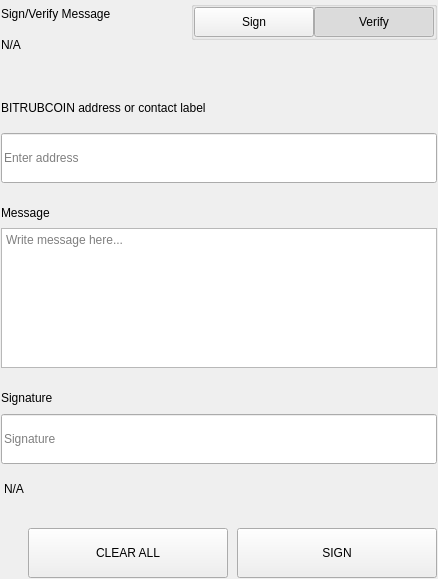
<?xml version="1.0" encoding="UTF-8"?>
<ui version="4.0">
 <class>SettingsSignMessageWidgets</class>
 <widget class="QWidget" name="SettingsSignMessageWidgets">
  <property name="geometry">
   <rect>
    <x>0</x>
    <y>0</y>
    <width>438</width>
    <height>579</height>
   </rect>
  </property>
  <property name="windowTitle">
   <string notr="true">N/A</string>
  </property>
  <layout class="QVBoxLayout" name="verticalLayout">
   <property name="spacing">
    <number>0</number>
   </property>
   <property name="leftMargin">
    <number>0</number>
   </property>
   <property name="topMargin">
    <number>0</number>
   </property>
   <property name="rightMargin">
    <number>0</number>
   </property>
   <property name="bottomMargin">
    <number>0</number>
   </property>
   <item>
    <widget class="QWidget" name="left" native="true">
     <layout class="QVBoxLayout" name="verticalLayout_3">
      <property name="leftMargin">
       <number>0</number>
      </property>
      <property name="topMargin">
       <number>0</number>
      </property>
      <property name="rightMargin">
       <number>0</number>
      </property>
      <property name="bottomMargin">
       <number>0</number>
      </property>
      <item>
       <widget class="QWidget" name="container_sign" native="true">
        <layout class="QVBoxLayout" name="verticalLayout_2">
         <property name="spacing">
          <number>0</number>
         </property>
         <property name="leftMargin">
          <number>1</number>
         </property>
         <property name="topMargin">
          <number>1</number>
         </property>
         <property name="rightMargin">
          <number>1</number>
         </property>
         <property name="bottomMargin">
          <number>1</number>
         </property>
         <item>
          <layout class="QHBoxLayout" name="horizontalLayout_3" stretch="3,1">
           <property name="spacing">
            <number>40</number>
           </property>
           <item>
            <layout class="QVBoxLayout" name="verticalLayoutTitle">
             <property name="spacing">
              <number>5</number>
             </property>
             <item>
              <widget class="QLabel" name="labelTitle">
               <property name="text">
                <string>Sign/Verify Message</string>
               </property>
              </widget>
             </item>
             <item>
              <widget class="QLabel" name="labelSubtitle1">
               <property name="text">
                <string notr="true">N/A</string>
               </property>
               <property name="wordWrap">
                <bool>true</bool>
               </property>
              </widget>
             </item>
            </layout>
           </item>
           <item alignment="Qt::AlignRight|Qt::AlignTop">
            <widget class="QWidget" name="containerSwitch" native="true">
             <property name="styleSheet">
              <string notr="true">#containerSwitch{
	padding-top:9px;
}</string>
             </property>
             <layout class="QVBoxLayout" name="verticalLayout_6">
              <property name="spacing">
               <number>4</number>
              </property>
              <property name="leftMargin">
               <number>0</number>
              </property>
              <property name="topMargin">
               <number>0</number>
              </property>
              <property name="rightMargin">
               <number>0</number>
              </property>
              <property name="bottomMargin">
               <number>0</number>
              </property>
              <item alignment="Qt::AlignRight">
               <widget class="QGroupBox" name="groupBox">
                <property name="sizePolicy">
                 <sizepolicy hsizetype="Fixed" vsizetype="Preferred">
                  <horstretch>0</horstretch>
                  <verstretch>0</verstretch>
                 </sizepolicy>
                </property>
                <property name="title">
                 <string/>
                </property>
                <property name="alignment">
                 <set>Qt::AlignRight|Qt::AlignTop|Qt::AlignTrailing</set>
                </property>
                <layout class="QHBoxLayout" name="horizontalLayout_4">
                 <property name="spacing">
                  <number>0</number>
                 </property>
                 <property name="leftMargin">
                  <number>0</number>
                 </property>
                 <property name="topMargin">
                  <number>0</number>
                 </property>
                 <property name="rightMargin">
                  <number>0</number>
                 </property>
                 <property name="bottomMargin">
                  <number>0</number>
                 </property>
                 <item>
                  <widget class="QPushButton" name="pushSign">
                   <property name="minimumSize">
                    <size>
                     <width>120</width>
                     <height>30</height>
                    </size>
                   </property>
                   <property name="maximumSize">
                    <size>
                     <width>120</width>
                     <height>30</height>
                    </size>
                   </property>
                   <property name="focusPolicy">
                    <enum>Qt::NoFocus</enum>
                   </property>
                   <property name="text">
                    <string>Sign</string>
                   </property>
                   <property name="checkable">
                    <bool>true</bool>
                   </property>
                   <property name="autoExclusive">
                    <bool>true</bool>
                   </property>
                  </widget>
                 </item>
                 <item>
                  <widget class="QPushButton" name="pushVerify">
                   <property name="minimumSize">
                    <size>
                     <width>120</width>
                     <height>30</height>
                    </size>
                   </property>
                   <property name="maximumSize">
                    <size>
                     <width>120</width>
                     <height>30</height>
                    </size>
                   </property>
                   <property name="focusPolicy">
                    <enum>Qt::NoFocus</enum>
                   </property>
                   <property name="text">
                    <string>Verify</string>
                   </property>
                   <property name="checkable">
                    <bool>true</bool>
                   </property>
                   <property name="checked">
                    <bool>true</bool>
                   </property>
                   <property name="autoExclusive">
                    <bool>true</bool>
                   </property>
                  </widget>
                 </item>
                </layout>
               </widget>
              </item>
              <item alignment="Qt::AlignHCenter|Qt::AlignTop">
               <widget class="QLabel" name="labelSubtitleSwitch">
                <property name="text">
                 <string/>
                </property>
                <property name="alignment">
                 <set>Qt::AlignRight|Qt::AlignTrailing|Qt::AlignVCenter</set>
                </property>
               </widget>
              </item>
             </layout>
            </widget>
           </item>
          </layout>
         </item>
         <item>
          <spacer name="verticalSpacer_2">
           <property name="orientation">
            <enum>Qt::Vertical</enum>
           </property>
           <property name="sizeType">
            <enum>QSizePolicy::Fixed</enum>
           </property>
           <property name="sizeHint" stdset="0">
            <size>
             <width>20</width>
             <height>40</height>
            </size>
           </property>
          </spacer>
         </item>
         <item>
          <widget class="QWidget" name="containerAddress" native="true">
           <property name="sizePolicy">
            <sizepolicy hsizetype="Preferred" vsizetype="Fixed">
             <horstretch>0</horstretch>
             <verstretch>0</verstretch>
            </sizepolicy>
           </property>
           <layout class="QVBoxLayout" name="verticalLayout_5" stretch="0,0">
            <property name="spacing">
             <number>15</number>
            </property>
            <property name="leftMargin">
             <number>0</number>
            </property>
            <property name="topMargin">
             <number>0</number>
            </property>
            <property name="rightMargin">
             <number>0</number>
            </property>
            <property name="bottomMargin">
             <number>0</number>
            </property>
            <item>
             <widget class="QLabel" name="labelSubtitleAddress">
              <property name="minimumSize">
               <size>
                <width>0</width>
                <height>20</height>
               </size>
              </property>
              <property name="maximumSize">
               <size>
                <width>16777215</width>
                <height>20</height>
               </size>
              </property>
              <property name="text">
               <string>BITRUBCOIN address or contact label</string>
              </property>
             </widget>
            </item>
            <item>
             <widget class="QLineEdit" name="addressIn_SM">
              <property name="minimumSize">
               <size>
                <width>0</width>
                <height>50</height>
               </size>
              </property>
              <property name="maximumSize">
               <size>
                <width>16777215</width>
                <height>50</height>
               </size>
              </property>
              <property name="placeholderText">
               <string>Enter address</string>
              </property>
             </widget>
            </item>
           </layout>
          </widget>
         </item>
         <item>
          <spacer name="verticalSpacer_3">
           <property name="orientation">
            <enum>Qt::Vertical</enum>
           </property>
           <property name="sizeType">
            <enum>QSizePolicy::Fixed</enum>
           </property>
           <property name="sizeHint" stdset="0">
            <size>
             <width>20</width>
             <height>20</height>
            </size>
           </property>
          </spacer>
         </item>
         <item>
          <layout class="QVBoxLayout" name="verticalLayout_9">
           <property name="spacing">
            <number>5</number>
           </property>
           <item>
            <widget class="QLabel" name="labelSubtitleMessage">
             <property name="minimumSize">
              <size>
               <width>0</width>
               <height>20</height>
              </size>
             </property>
             <property name="maximumSize">
              <size>
               <width>16777215</width>
               <height>20</height>
              </size>
             </property>
             <property name="text">
              <string>Message</string>
             </property>
            </widget>
           </item>
           <item>
            <widget class="QPlainTextEdit" name="messageIn_SM">
             <property name="minimumSize">
              <size>
               <width>0</width>
               <height>140</height>
              </size>
             </property>
             <property name="maximumSize">
              <size>
               <width>16777215</width>
               <height>140</height>
              </size>
             </property>
             <property name="placeholderText">
              <string>Write message here...</string>
             </property>
            </widget>
           </item>
          </layout>
         </item>
         <item>
          <spacer name="verticalSpacer_4">
           <property name="orientation">
            <enum>Qt::Vertical</enum>
           </property>
           <property name="sizeType">
            <enum>QSizePolicy::Fixed</enum>
           </property>
           <property name="sizeHint" stdset="0">
            <size>
             <width>20</width>
             <height>20</height>
            </size>
           </property>
          </spacer>
         </item>
         <item>
          <widget class="QWidget" name="widget" native="true">
           <property name="minimumSize">
            <size>
             <width>0</width>
             <height>75</height>
            </size>
           </property>
           <property name="maximumSize">
            <size>
             <width>16777215</width>
             <height>16777215</height>
            </size>
           </property>
           <layout class="QVBoxLayout" name="verticalLayout_4">
            <property name="leftMargin">
             <number>0</number>
            </property>
            <property name="topMargin">
             <number>0</number>
            </property>
            <property name="rightMargin">
             <number>0</number>
            </property>
            <property name="bottomMargin">
             <number>0</number>
            </property>
            <item>
             <widget class="QLabel" name="labelSubtitleSignature">
              <property name="minimumSize">
               <size>
                <width>0</width>
                <height>20</height>
               </size>
              </property>
              <property name="maximumSize">
               <size>
                <width>16777215</width>
                <height>20</height>
               </size>
              </property>
              <property name="text">
               <string>Signature</string>
              </property>
             </widget>
            </item>
            <item>
             <widget class="QLineEdit" name="signatureOut_SM">
              <property name="minimumSize">
               <size>
                <width>0</width>
                <height>50</height>
               </size>
              </property>
              <property name="placeholderText">
               <string>Signature</string>
              </property>
             </widget>
            </item>
           </layout>
          </widget>
         </item>
         <item>
          <widget class="QLabel" name="statusLabel_SM">
           <property name="styleSheet">
            <string notr="true">padding-top:5px;</string>
           </property>
           <property name="text">
            <string notr="true">N/A</string>
           </property>
          </widget>
         </item>
         <item>
          <spacer name="verticalSpacer">
           <property name="orientation">
            <enum>Qt::Vertical</enum>
           </property>
           <property name="sizeType">
            <enum>QSizePolicy::Fixed</enum>
           </property>
           <property name="sizeHint" stdset="0">
            <size>
             <width>20</width>
             <height>20</height>
            </size>
           </property>
          </spacer>
         </item>
         <item>
          <layout class="QHBoxLayout" name="horizontalLayout_7">
           <property name="spacing">
            <number>9</number>
           </property>
           <item>
            <spacer name="horizontalSpacer_5">
             <property name="orientation">
              <enum>Qt::Horizontal</enum>
             </property>
             <property name="sizeType">
              <enum>QSizePolicy::Expanding</enum>
             </property>
             <property name="sizeHint" stdset="0">
              <size>
               <width>40</width>
               <height>20</height>
              </size>
             </property>
            </spacer>
           </item>
           <item>
            <widget class="QPushButton" name="pushButtonClear">
             <property name="minimumSize">
              <size>
               <width>200</width>
               <height>50</height>
              </size>
             </property>
             <property name="focusPolicy">
              <enum>Qt::NoFocus</enum>
             </property>
             <property name="text">
              <string>CLEAR ALL</string>
             </property>
            </widget>
           </item>
           <item>
            <widget class="QPushButton" name="pushButtonSave">
             <property name="minimumSize">
              <size>
               <width>200</width>
               <height>50</height>
              </size>
             </property>
             <property name="maximumSize">
              <size>
               <width>200</width>
               <height>50</height>
              </size>
             </property>
             <property name="focusPolicy">
              <enum>Qt::NoFocus</enum>
             </property>
             <property name="text">
              <string>SIGN</string>
             </property>
            </widget>
           </item>
          </layout>
         </item>
        </layout>
       </widget>
      </item>
     </layout>
    </widget>
   </item>
  </layout>
 </widget>
 <resources/>
 <connections/>
</ui>
